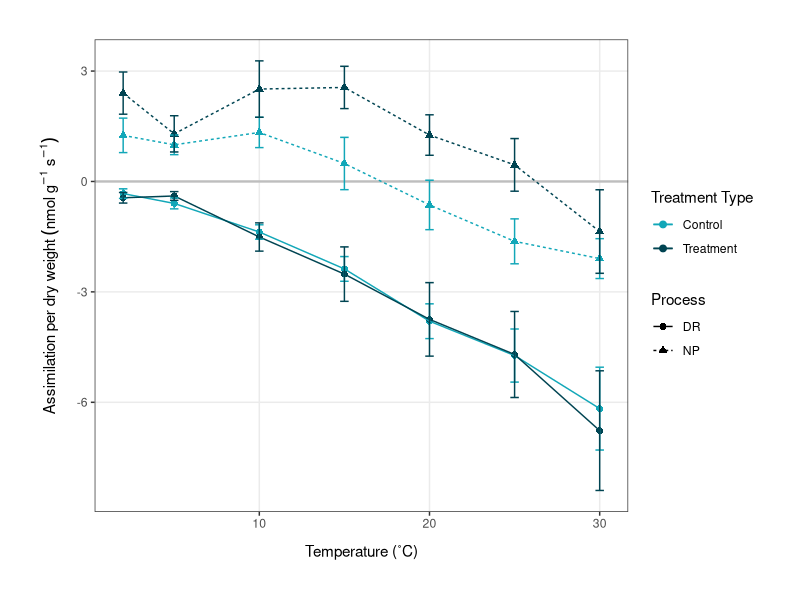
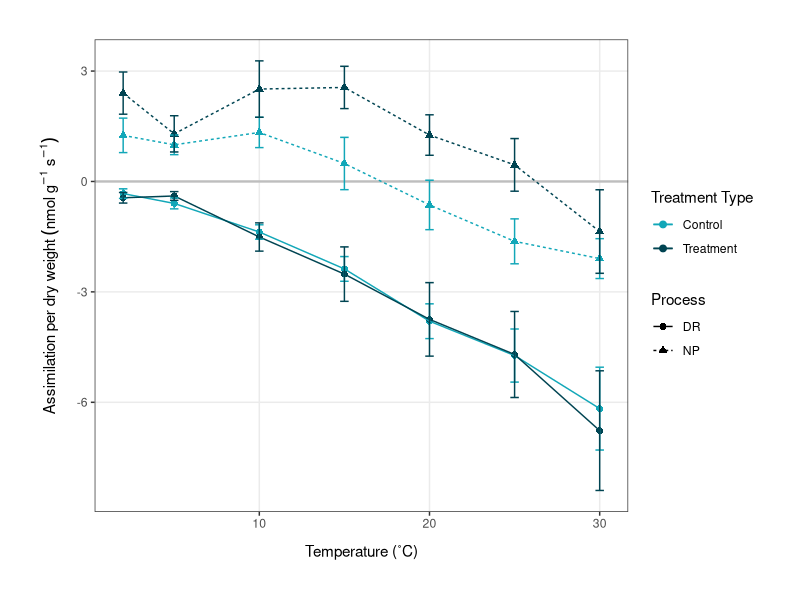

The R source for these figures, in order: (Note: this script raises an error after producing the figures.)
# Plots for dissertation 
# Emma Gemal, s1758915@sms.ed.ac.uk
# University of Edinburgh 

### Library ----
library(tidyverse)
library(lme4)

### Temperature Response Curves ----
avgdata <- read.csv("Data/np_dr_averages.csv", header = TRUE)
str(avgdata)

avgdata <- avgdata %>% 
              mutate(treatment_type = as.factor(treatment_type),
                     type = as.factor(type))
str(avgdata)

# plotting temperature response curves using dry weight  
(dw_plot <- ggplot(avgdata, aes(x = temp, y = avgDW, color = treatment_type)) +
              geom_hline(yintercept = 0, color = "grey", size = 0.8) +  # optional to keep              
              geom_point(aes(shape = type), size = 2) +
              geom_line(aes(linetype = type)) +
              ylab(label = expression(Assimilation~per~dry~weight~(nmol~g^-1~s^-1))) +
              xlab(label = "Temperature (˚C)") +              
              geom_errorbar(aes(ymin = avgDW-se_DW, ymax = avgDW+se_DW), width = 0.5) +
              theme_bw() +
              theme(axis.title.x = 
                      element_text(margin = margin(t = 10, r = 0, b = 0, l = 0)),
                    axis.title.y = 
                      element_text(margin = margin(t = 0, r = 10, b = 0, l = 0)),
                    panel.grid.minor = element_blank()) +
              theme(plot.margin = unit(c(1, 1, 1, 1), "cm")) + 
              scale_color_manual(values = c("#12A7B8", "#004452"),
                                 name = c("Treatment Type", "Process"),
                                 labels = c("Control", "Treatment")) +
              scale_linetype_discrete(name = c("Process", "Treatment Type")) +
              scale_shape_discrete(name = c("Process", "Treatment Type")))  

ggsave("Figures/t_response_DW.png", plot = dw_plot, 
       width = 6.8, height = 5.2, units = "in")

# plotting curves using chlorophyll content 
(chl_plot <- ggplot(avgdata, aes(x = temp, y = avgChl, color = treatment_type)) +
                geom_hline(yintercept = 0, color = "grey", size = 0.8) +  # optional to keep              
                geom_point(aes(shape = type), size = 2) +
                geom_line(aes(linetype = type)) +
                geom_errorbar(aes(ymin = avgChl-se_Chl, ymax = avgChl+se_Chl), width = 0.5) +
                ylab(label = 
                       expression(Assimilation~per~chlorophyll~content~(nmol~mg^-1~s^-1))) +
                xlab(label = "Temperature (˚C)") +              
                theme_bw() +
                theme(axis.title.x = 
                        element_text(margin = margin(t = 10, r = 0, b = 0, l = 0)),
                      axis.title.y = 
                        element_text(margin = margin(t = 0, r = 7, b = 0, l = 0)), 
                        panel.grid.minor = element_blank()) +
                theme(plot.margin = unit(c(1, 1, 1, 1), "cm")) + 
                scale_color_manual(values = c("#12A7B8", "#004452"),
                                   name = c("Treatment Type", "Process"),
                                   labels = c("Control", "Treatment")) +
                scale_linetype_discrete(name = c("Process", "Treatment Type")) +
                scale_shape_discrete(name = c("Process", "Treatment Type")) +
                scale_y_continuous(breaks = seq(-20, 10, 5)))

ggsave("Figures/t_response_chl.png", plot = chl_plot, 
      width = 6.8, height = 5.2, units = "in")


### Carbon Gain Efficiency ----
cgain <- read.csv("Data/c_gain_long.csv") 

str(cgain)

# making stacked plots of DR:NP 
(stacked_both <- ggplot(cgain, aes(x = temp, y = percent, fill = type)) +
                    geom_bar(position = "fill", stat = "identity") +
                    ylab(label = "Carbon Use Efficiency (%)") +
                    xlab(label = "Temperature (˚C)") +              
                    facet_wrap(~treatment_type, nrow = 1) +
                    theme_bw() +
                    theme(axis.title.x = 
                            element_text(margin = margin(t = 10, r = 0, b = 0, l = 0)),
                          axis.title.y = 
                            element_text(margin = margin(t = 0, r = 5, b = 0, l = 0))) +
                    theme(plot.margin = unit(c(1, 1, 1, 1), "cm"),
                          panel.spacing = unit(1, "cm")) + 
                    scale_fill_manual(values = c("#FF6D33", "#7A292A"),
                                      name = "Process") +  # could change the name 
                    scale_y_continuous(expand = expansion(mult = c(0, 0.01)),
                                       labels = scales::percent_format(suffix = "")))  # OR
               #    scale_y_continuous(expand = c(0,0)))

ggsave("Figures/c_gain_stacked.png", plot = stacked_both, 
       width = 7.5, height = 5, units = "in")


### Acclimation Ratios ----
ratios <- read.csv("Data/acclimation_ratios.csv")

(ratio_plot <- ggplot(ratios, aes(x = temp, y = DWt.c)) +
                  geom_point(aes(color = type, shape = type), size = 2.5, alpha = 0.9) +
                  geom_hline(yintercept = 1, linetype = "dotted") +
                  ylab(label = "Acclimation ratio") +
                  xlab(label = "Temperature (˚C)") +
                  theme_bw() +
                  theme(axis.title.x = 
                          element_text(margin = margin(t = 10, r = 0, b = 0, l = 0)),
                        axis.title.y = 
                          element_text(margin = margin(t = 0, r = 10, b = 0, l = 0)),
                        panel.grid.minor = element_blank()) +
                  theme(plot.margin = unit(c(1, 1, 1, 1), "cm")) +
                  scale_color_manual(values = c("#FF6D33", "#7A292A"),
                                     name = "Process") +
                  scale_shape_discrete(name = "Process") + # can change the name
                  scale_y_continuous(limits = c(0, 6)))

ggsave("Figures/acclim_ratio_plot.png", plot = ratio_plot, 
       width = 6.5, height = 5, units = "in")


### Light Response Curves ----
light <- read.csv("Data/full_light_responses.csv") 
str(light)

# calculating averages, standard deviation and standard error
light_sum <- light %>% 
                group_by(Lcuv, treatment_type) %>% 
                summarise(avgCO2 = mean(CO2),
                          sdCO2 = sd(CO2)) %>% 
                mutate(seCO2 = sdCO2/sqrt(3)) %>% 
                na.omit()

# plotting the light response curves
(light_plots <- ggplot(light_sum, aes(x = Lcuv, y = avgCO2)) +
                  geom_hline(yintercept = 0, size = 0.5, linetype = "dotted") +               
                  geom_point(aes(color = treatment_type), size = 2.2) +
                  geom_line(aes(color = treatment_type)) +
                  geom_errorbar(aes(ymin = avgCO2-seCO2, ymax = avgCO2+seCO2, 
                                    color = treatment_type, width = 20), alpha = 0.8) + 
                  ylab(label = expression(paste(
                       "\u0394", "CO"[2], " (rel. ppm)"))) +  # check units 
                  xlab(label = expression(paste(
                       "PPFD ", "(µmol ", "m"^-2, " s"^-1, ")"))) +
                  theme_bw() +
                  theme(panel.grid.minor = element_blank(),
                        axis.title.x = 
                          element_text(margin = margin(t = 10, r = 0, b = 0, l = 0))) +
                  theme(plot.margin = unit(c(1, 1, 1, 1), "cm")) +
                  scale_color_manual(values = c("#12A7B8", "#004452"),
                                     name = "Treatment Type",
                                     labels = c("Control", "Treatment"))) 

ggsave("Figures/light_response.png", plot = light_plots, 
       width = 7, height = 5.5, units = "in")


### Climate Data ----
climate <- read.csv("Data/climate_combo.csv")

# creating summary data 
# for year
sum_year <- climate %>% 
              group_by(year) %>% 
              summarise(avg_temp = mean(temp),
                        min_temp = min(temp),
                        max_temp = max(temp))

sum_year_long <- sum_year %>% 
                    pivot_longer(cols = c(2:4),
                                 names_to = "type",
                                 values_to = "temp")

# for season
sum_season <- climate %>% 
                group_by(season) %>% 
                summarise(avg_temp = mean(temp),
                          min_temp = min(temp),
                          max_temp = max(temp))

sum_season_long <- sum_season %>% 
                      pivot_longer(cols = c(2:4),
                                   names_to = "type",
                                   values_to = "temp")


# plotting the average, minimum and maximum temperature over time (by year) 
minor <- seq(2004, 2016, by = 4)   # making minor gridlines for the plot 

(temp_year <- ggplot(sum_year_long, aes(x = year, y = temp, 
                                        color = type, shape = type)) +
                geom_vline(xintercept = minor, color = "grey92") +                 
                geom_point(size = 2.5) +  
                geom_line(aes(group = type)) +
                geom_hline(yintercept = 0, linetype = "dashed") +
                ylab(label = "Temperature (˚C)") +
                xlab(label = "Year") +
                theme_bw() +
                theme(axis.text.x = element_text(angle = 60, hjust = 1),
                      panel.grid.minor = element_blank(),
                      panel.grid.major.x = element_blank(),
                      legend.title = element_blank(),
                      axis.title.x = 
                        element_text(margin = margin(t = 10, r = 0, b = 0, l = 0)),
                      axis.title.y = 
                        element_text(margin = margin(t = 0, r = 10, b = 0, l = 0))) +
                theme(plot.margin = unit(c(1, 1, 1, 1), "cm")) +
                scale_color_manual(values = c("#004452", "#B5BA4F", "#FF6D33"),
                                   labels = c("Mean", "Maximum", "Minimum")) + 
                scale_shape_discrete(labels = c("Mean", "Maximum", "Minimum")) +
                scale_x_continuous(n.breaks = 8))

ggsave("Figures/climate_plot_year.png", plot = temp_year, 
       width = 6.5, height = 5.5, units = "in")

## adding the mixed effects model to the plot 
library(ggeffects)
temp_month_season <- lmer(temp ~ year + (1|month) + (1|season), data = climate, REML = F)

# creating model predictions 
pred.mm <- ggpredict(temp_month_season, terms = c("year"))  

# plotting the predictions 
(temp_year_model <- ggplot(pred.mm) + 
                      geom_vline(xintercept = minor, color = "grey92") +                   
                      geom_line(aes(x = x, y = predicted), color = "#004452") +   # slope
                      geom_ribbon(aes(x = x, ymin = conf.low, 
                                      ymax = conf.high), 
                                  fill = "lightgrey", alpha = 0.5) +  # error band
                      geom_point(size = 2.5, data = sum_year_long, aes(x = year, y = temp, 
                                 color = type, shape = type)) +
                      geom_line(data = sum_year_long, aes(x = year, y = temp, 
                                                          color = type, group = type)) +
                      geom_hline(yintercept = 0, linetype = "dashed") +
                      ylab(label = "Temperature (˚C)") +
                      xlab(label = "Year") +
                      theme_bw() +
                      theme(axis.text.x = element_text(angle = 60, hjust = 1),
                            panel.grid.minor = element_blank(),
                            panel.grid.major.x = element_blank(),
                            legend.title = element_blank(),
                            axis.title.x = 
                              element_text(margin = margin(t = 10, r = 0, b = 0, l = 0)),
                            axis.title.y = 
                              element_text(margin = margin(t = 0, r = 10, b = 0, l = 0))) +
                      theme(plot.margin = unit(c(1, 1, 1, 1), "cm")) +
                      scale_color_manual(values = c("#004452", "#B5BA4F", "#FF6D33"),
                                         labels = c("Mean", "Maximum", "Minimum")) + 
                      scale_shape_discrete(labels = c("Mean", "Maximum", "Minimum")) +
                      scale_x_continuous(n.breaks = 8))

ggsave("Figures/climate_plot_model.png", plot = temp_year_model, 
       width = 6.5, height = 5.5, units = "in")

# plotting the average, minimum and maximum temperature over time (by season) 
minor <- seq(2004, 2016, by = 4)   # making minor gridlines for the plot 

(temp_season <- ggplot(sum_season_long, aes(x = season, y = temp, 
                                        color = type, shape = type)) +
                  geom_vline(xintercept = minor, color = "grey92") +                 
                  geom_point(size = 2.5) +  
                  geom_line(aes(group = type)) +
                  geom_hline(yintercept = 0, linetype = "dashed") +
                  ylab(label = "Temperature (˚C)") +
                  xlab(label = "Season") +
                  theme_bw() +
                  theme(axis.text.x = element_text(angle = 60, hjust = 1),
                        panel.grid.minor = element_blank(),
                        panel.grid.major.x = element_blank(),
                        legend.title = element_blank(),
                        axis.title.x = 
                          element_text(margin = margin(t = 10, r = 0, b = 0, l = 0)),
                        axis.title.y = 
                          element_text(margin = margin(t = 0, r = 10, b = 0, l = 0))) +
                  theme(plot.margin = unit(c(1, 1, 1, 1), "cm")) +
                  scale_color_manual(values = c("#004452", "#B5BA4F", "#FF6D33"),
                                     labels = c("Mean", "Maximum", "Minimum")) + 
                  scale_shape_discrete(labels = c("Mean", "Maximum", "Minimum")))

ggsave("Figures/climate_plot_season.png", plot = temp_season, 
       width = 6.5, height = 5.5, units = "in")



# --------------------------------------------# 

### Old Code for Data Creation ----
#### creating c_gain_long.csv
cgain <- read.csv("c_gain_efficiency.csv")
# separating the control and treatment data 
control_dw <- cgain[cgain$treatment_type == "control", ]
treatment_dw <- cgain[cgain$treatment_type == "treatment", ]

# putting dark respiration and net photosynthesis values into a long column 
control_perc_long <- control_dw %>% 
  gather(type, percent, 5:6) %>% 
  mutate(type = case_when(type == "DRperc_DW" ~ "DR",
                          type == "NPperc_DW" ~ "NP"))
control_ratio_long <- control_dw %>% 
  gather(type, ratio, 3:4) %>% 
  mutate(type = case_when(type == "DRratio_DW" ~ "DR",
                          type == "NPratio_DW" ~ "NP"))
control_long_combo <- full_join(control_perc_long, control_ratio_long) %>% 
  dplyr::select(c("temp", "GP_DW", "treatment_type",
                  "type", "percent", "ratio"))

treatment_perc_long <- treatment_dw %>% 
  gather(type, percent, 5:6) %>% 
  mutate(type = case_when(type == "DRperc_DW" ~ "DR",
                          type == "NPperc_DW" ~ "NP"))
treatment_ratio_long <- treatment_dw %>% 
  gather(type, ratio, 3:4) %>% 
  mutate(type = case_when(type == "DRratio_DW" ~ "DR",
                          type == "NPratio_DW" ~ "NP"))
treatment_long_combo <- full_join(treatment_perc_long, treatment_ratio_long) %>% 
  dplyr::select(c("temp", "GP_DW", "treatment_type",
                  "type", "percent", "ratio"))

# combining treatments for plotting
cgain_combo <- full_join(treatment_long_combo, control_long_combo)
write.csv(cgain_combo, "Data/c_gain_long.csv", row.names = FALSE) 



#### creating climate_combo.csv 
# loading the data
climate2011 <- read.csv("Data/climate_long_2011-2018.csv")
climate2004 <- read.csv("Data/climate_long_2004-2010.csv")

## Data manipulation for 2011-2018 
head(climate2011)
str(climate2011)
summary(climate2011)

climate2011 <- climate2011 %>% 
  na.omit() %>%   # removing NA's
  filter(rH > 0) %>%  # removing incorrect rH values 
  rename(year = Year,
         temp = Temp) %>%  # renaming columns (lowercase)
  mutate(VPD = as.numeric(VPD)) # changing VPD to numeric 
str(climate2011)

# adding season column
climate2011 <- climate2011 %>% 
  mutate(season = case_when(year == "2011" & month == "11" ~ "2011/12",
                            year == "2011" & month == "12" ~ "2011/12",
                            year == "2012" & month == "1" ~ "2011/12",
                            year == "2012" & month == "11" ~ "2012/13",
                            year == "2012" & month == "12" ~ "2012/13",
                            year == "2013" & month == "1" ~ "2012/13",
                            year == "2013" & month == "11" ~ "2013/14",
                            year == "2013" & month == "12" ~ "2013/14",
                            year == "2014" & month == "1" ~ "2013/14",
                            year == "2014" & month == "11" ~ "2014/15",
                            year == "2014" & month == "12" ~ "2014/15",
                            year == "2015" & month == "1" ~ "2014/15",
                            year == "2015" & month == "11" ~ "2015/16",
                            year == "2015" & month == "12" ~ "2015/16",
                            year == "2016" & month == "1" ~ "2015/16",
                            year == "2016" & month == "11" ~ "2016/17",
                            year == "2016" & month == "12" ~ "2016/17",
                            year == "2017" & month == "1" ~ "2016/17",
                            year == "2017" & month == "11" ~ "2017/18",
                            year == "2017" & month == "12" ~ "2017/18",
                            year == "2018" & month == "1" ~ "2017/18")) %>% 
  mutate(season = as.factor(season))

# removing 2012/13 season
climate2011 <- climate2011[!(climate2011$season == "2012/13"), ]

# fixing the time column to allow for easy change to POSIX class
climate2011 <- climate2011 %>% 
  mutate(real_time = case_when(time == 0 ~ "00:00",
                               time == 100 ~ "01:00",
                               time == 200 ~ "02:00",
                               time == 300 ~ "03:00",
                               time == 400 ~ "04:00",
                               time == 500 ~ "05:00",
                               time == 600 ~ "06:00",
                               time == 700 ~ "07:00",
                               time == 800 ~ "08:00",
                               time == 900 ~ "09:00",
                               time == 1000 ~ "10:00",
                               time == 1100 ~ "11:00",
                               time == 1200 ~ "12:00",
                               time == 1300 ~ "13:00",
                               time == 1400 ~ "14:00",
                               time == 1500 ~ "15:00",
                               time == 1600 ~ "16:00",
                               time == 1700 ~ "17:00",
                               time == 1800 ~ "18:00",
                               time == 1900 ~ "19:00",
                               time == 2000 ~ "20:00",
                               time == 2100 ~ "21:00",
                               time == 2200 ~ "22:00",
                               time == 2300 ~ "23:00"))

# creating date and date + time columns for time series plotting
climate2011 <- climate2011 %>% 
  unite("date", c("year", "month", "day"), remove = FALSE, sep = "-") %>% 
  unite("date_time", c("date", "real_time"), remove = FALSE, sep = " ") %>% 
  mutate(date = as.Date(date)) %>% 
  mutate(date_time = as.POSIXct(date_time, format = "%Y-%m-%d %H:%M"))
str(climate2011)

## Data manipulation for 2004-2010
head(climate2004)
str(climate2004)
summary(climate2004)

climate2004 <- climate2004 %>% 
  na.omit() %>%  # removing NA's
  mutate(date_time = as.POSIXct(date_time,   # changing to POSIX class
                                format = "%d/%m/%Y %H:%M")) 
str(climate2004)

# adding season column
climate2004$year <- format(climate2004$date_time, format = "%Y")
climate2004$month <- format(climate2004$date_time, format = "%m")
climate2004$day <- format(climate2004$date_time, format = "%d")

climate2004 <- climate2004 %>% 
  mutate(season = case_when(year == "2004" & month == "11" ~ "2004/5",
                            year == "2004" & month == "12" ~ "2004/5",
                            year == "2005" & month == "1" ~ "2005/6",
                            year == "2005" & month == "11" ~ "2005/6",
                            year == "2005" & month == "12" ~ "2005/6",
                            year == "2006" & month == "1" ~ "2006/7",
                            year == "2006" & month == "11" ~ "2006/7",
                            year == "2006" & month == "12" ~ "2006/7",
                            year == "2007" & month == "1" ~ "2007/8",
                            year == "2007" & month == "11" ~ "2007/8",
                            year == "2007" & month == "12" ~ "2007/8",
                            year == "2008" & month == "1" ~ "2008/9",
                            year == "2008" & month == "11" ~ "2008/9",
                            year == "2008" & month == "12" ~ "2008/9",
                            year == "2009" & month == "1" ~ "2009/10",
                            year == "2009" & month == "11" ~ "2009/10",
                            year == "2009" & month == "12" ~ "2009/10",
                            year == "2010" & month == "1" ~ "2010/11",
                            year == "2010" & month == "11" ~ "2010/11",
                            year == "2010" & month == "12" ~ "2010/11")) %>% 
  mutate(season = as.factor(season))

## Combining data frames 
str(climate2011)
str(climate2004)

# making year and month integers for 'climate2004' 
climate2004 <- climate2004 %>% 
  mutate(year = as.integer(year)) %>% 
  mutate(month = as.integer(month)) %>% 
  mutate(day = as.integer(day))

combo <- full_join(climate2004, climate2011)

# removing unnecessary columns
combo <- combo %>% 
  dplyr::select(date_time, temp, rH, year, month, day, season)

write.csv(combo, "Data/climate_combo.csv", row.names = FALSE) 
